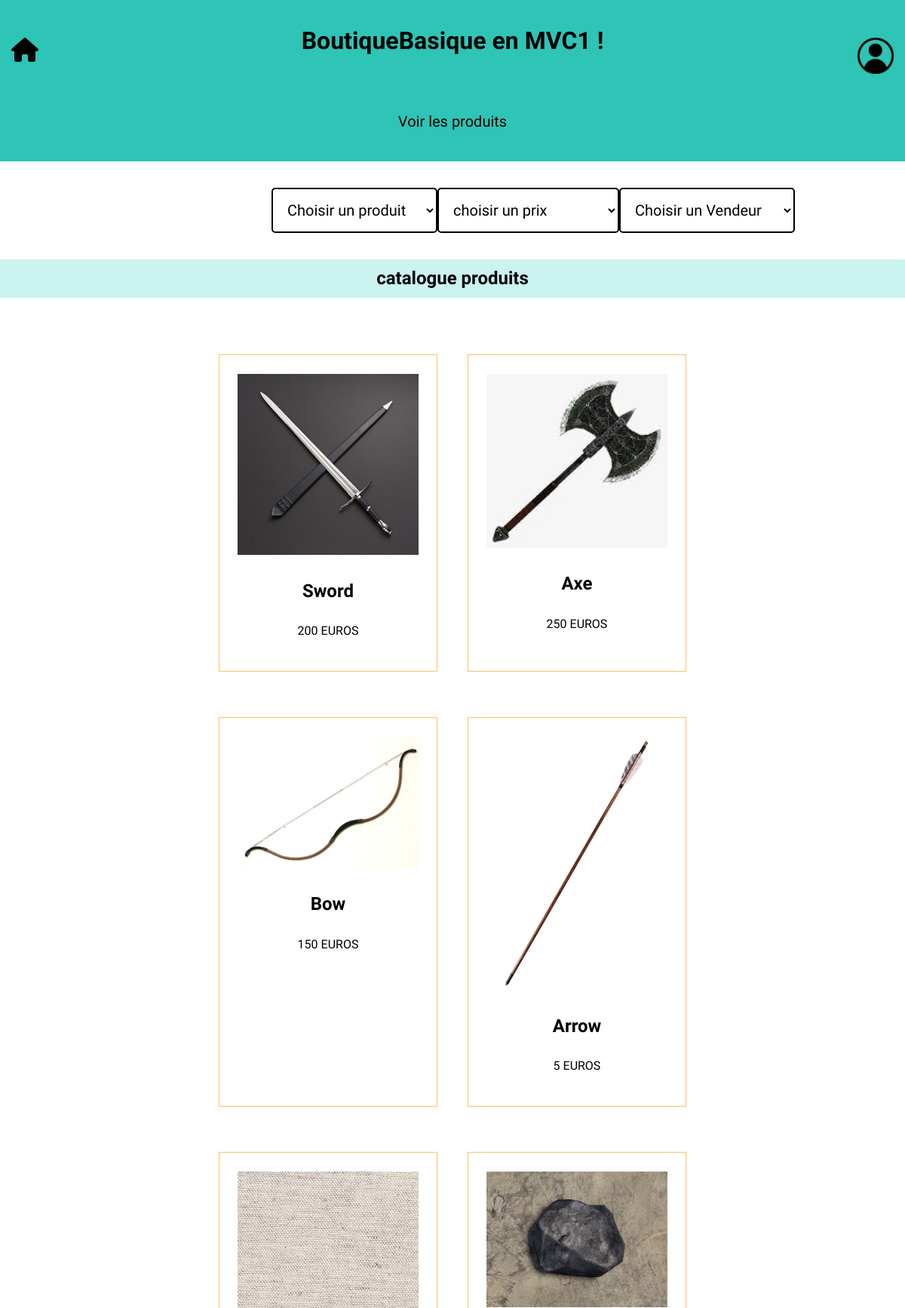
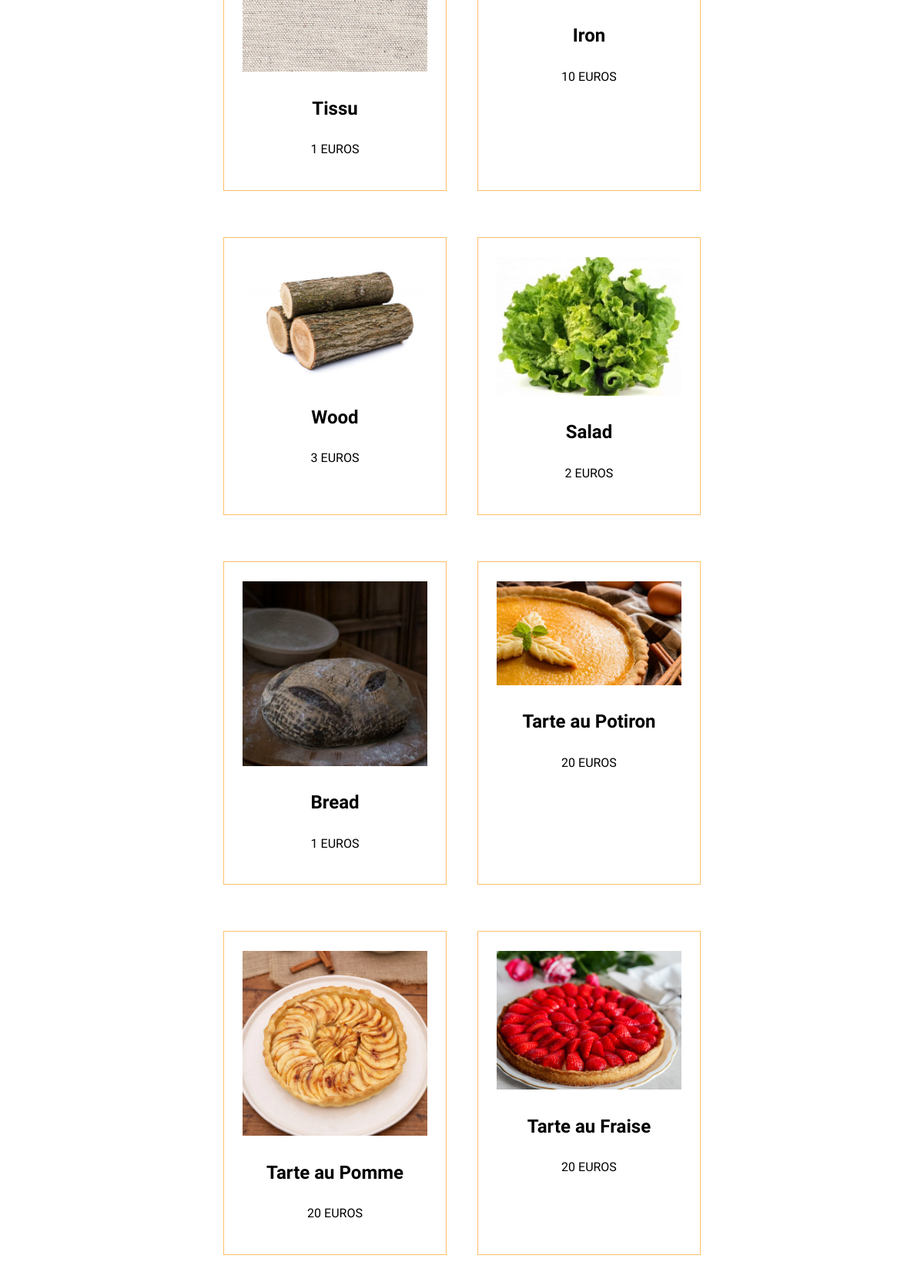
Page /controllers/Controller.php?todo=afficherProduits (upper part) on the committed database (2 pictures, top to bottom).
### tables this page shows
CREATE TABLE `produit` (
                           `PRODUIT_ID` int(11) NOT NULL,
                           `PRODUIT_NOM` varchar(50) NOT NULL,
                           `PRODUIT_PRIX` decimal(10,0) NOT NULL,
                           `PRODUIT_IMAGE` varchar(100) DEFAULT NULL,
                           `CATEGORY_ID` int(11) DEFAULT NULL
);

### controllers/ControllerProduit.php (called while the page is built, shortened)
<?php
require('../models/dao/DaoProduit.php');
class ControllerProduit
{
    private $daoProduit;
    public function __construct()
    {
        $this->daoProduit = new DaoProduit();
        $this->recherche = $this->daoProduit->rechercheProduit();
    }
    public function showAll()
    {
        $recherche = $this->daoProduit->rechercheProduit();
        $contenu = $this->daoProduit->afficherProduits();
        require('../views/Layout.php');
    }
}

### models/Produit.php (called while the page is built, shortened)
<?php
class Produit
{
    private int $produitId;
    private string $produitNom;
    private float $produitPrix;
    private string $produitImage;
    public function setProduitId(int $produitId): void
    {
        $this->produitId = $produitId;
    }
    public function getProduitId(): int
    {
        return $this->produitId;
    }
    public function getProduitNom(): string
    {
        return $this->produitNom;
    }
    public function setProduitNom(string $produitNom): void
    {
        $this->produitNom = $produitNom;
    }
    public function getProduitPrix(): float
    {
        return $this->produitPrix;
    }
    public function setProduitPrix(float $produitPrix): void
    {
        if ($produitPrix >= 0) {
            $this->produitPrix = $produitPrix;
        } else {
            echo "LE PRIX DOIT ETRE SUPERIEUR A ZERO";
        }
    }
    public function getProduitImage(): string
    {
        return $this->produitImage;
    }
    public function setProduitImage(string $produitImage): void
    {
        $this->produitImage = $produitImage;
    }
}

### models/dao/DaoProduit.php (the view, shortened to what this page needs)
<?php
require_once('../models/Produit.php');
require_once('DaoCategoryProduit.php');
class DaoProduit
{
    private $maConnection;
    public function __construct()
    {
        $this->maConnection = new PDO('mysql:host=' . HOST . ';dbname=' . DATABASE . ';charset=utf8;', USER, PASSWORD);
        $this->maConnection->setAttribute(PDO::ATTR_ERRMODE, PDO::ERRMODE_EXCEPTION);
    }
    function resultToObjects($result)
    {
        $listProduits = array();
        foreach ($result as $row) {
            $produit = new Produit($row['PRODUIT_ID'], $row['PRODUIT_NOM'], $row['PRODUIT_PRIX'], $row['PRODUIT_IMAGE']);
            array_push($listProduits, $produit);
        }
        return $listProduits;
    }
    function getAll(): array
    {
        $query = $this->maConnection->prepare("SELECT PRODUIT_ID, PRODUIT_NOM,PRODUIT_PRIX ,PRODUIT_IMAGE FROM produit");
        $query->execute();
        $result = $query->fetchAll();
        return $this->resultToObjects($result);
    }
    function afficherProduits($produitId = null): string
    {
        $lesProduits = array();
        if($produitId !== null ){
            $lesProduits = $this->getProduitById($produitId);
        }
        else if (!empty($_POST['prixProduit'])) {
            $lesProduits = $this->getProduitByPrix($_POST['prixProduit']);
        }else if (!empty($_POST['produitId'])) {
            $lesProduits = $this->getProduitById($_POST['produitId']);
        }else if (!empty($_POST['vendeur'])) {
        $lesProduits = $this->getProduitByVendeur($_POST['vendeur']);
        }
        else {
            $lesProduits = $this->getAll();
        }
        $contenu =
            "<section id='slogan'>
        <h2>Catalogue Produits</h2></div ></section><div id='menu'>";
        foreach ($lesProduits as $produit) {
            $contenu .= "<article class='article' >
            <div class='container' ><img class='image' src = '../assets/img/" . $produit->getProduitImage() . " ' alt=''></div >
             <h2 > " . $produit->getProduitNom() . "</h2 >
             <p > " . $produit->getProduitPrix() . " EUROS </p >
            <br>";
            $contenu .= "</article > ";
        }
        return $contenu;
    }
    function rechercheProduit(): string
    {
        $lesProduits = $this->getAll();
        $outilCategory = new DaoCategoryProduit();
        $rechercheVendeur = $outilCategory->rechercheVendeur();
        $recherche = "
<form name='searchProduct' action='../controllers/Controller.php' method='post' class='search-form'>
            <input type='hidden' name='todo' value='afficherProduits'>
    <label for='nomProduit' hidden></label>
    <select name='nomProduit' id='nomProduit' class='header-select' onchange='this.form.submit()'>
        <option value=''>Choisir un produit</option>";
        foreach ($lesProduits as $produit) {
            $recherche .= "<option value=" . $produit->getProduitId() . ">" . $produit->getProduitNom() . "</option>";
        }
        $recherche .= "</select>
   <label for='prixProduit' hidden></label>
 <select name='prixProduit' id='prixProduit' class='header-select' onchange='this.form.submit()'>
                            <option value='' >choisir un prix</option>
                            <option value='50'  >Moins de 50 euros</option>
                            <option value='100' >Moins de 100 euros</option>
                            <option value='200' >Moins de 200 euros</option>
                            <option value='300' >Moins de 300 euros</option>
                            <option value='500' >Moins de 500 euros</option>
                            <option value='800' >Moins de 800 euros</option>
                            <option value='1000' >Moins de 1000 euros</option>
                            <option value='2000' >Moins de 2000 euros</option>
                           <option value='5000' >Moins de 5000 euros</option>
                         </select>";
        $recherche .= $rechercheVendeur;
        $recherche .= "
</form>";
        return $recherche;
    }
}

### controllers/Controller.php (shortened to what this page needs)
<?php
require('ControllerProduit.php');
$cp = new ControllerProduit();
if (isset($_GET['todo'])) {
    switch ($_GET['todo']) {
        case "afficherProduits":
            $cp->showAll();
            break;
    }
}

### models/dao/DaoCategoryProduit.php (shortened to what this page needs)
<?php
class DaoCategoryProduit
{
    private $maConnection;
    public function __construct()
    {
        $this->maConnection = new PDO('mysql:host=' . HOST . ';dbname=' . DATABASE . ';charset=utf8;', USER, PASSWORD);
        $this->maConnection->setAttribute(PDO::ATTR_ERRMODE, PDO::ERRMODE_EXCEPTION);
    }
    function resultToObjects($result)
    {
        $listCategory = array();
        foreach ($result as $row) {
            $category = new CategoryProduit($row['CATEGORY_ID'], $row['CATEGORY_NAME'], $row['CATEGORY_LOGO']);
            array_push($listCategory, $category);
        }
        return $listCategory;
    }
    function getAll(): array
    {
        $query = $this->maConnection->prepare("SELECT CATEGORY_ID , CATEGORY_NAME,CATEGORY_LOGO
                                    FROM categoryproduit");
        $query->execute();
        $result = $query->fetchAll();
        return $this->resultToObjects($result);
    }
    function rechercheVendeur()
    {
        $lesCategory = $this->getAll();
        $recherche = "
    <label for='vendeur' hidden></label>
    <select name='vendeur' id='nomProduit' class='header-select' onchange='this.form.submit()'>
        <option value=''>Choisir un Vendeur</option>";
        foreach ($lesCategory as $category) {
            $recherche .= "<option value=" . $category->getCategoryId() . ">" . $category->getCategoryName() . "</option>";
        }
        $recherche .= "</select>";
        return $recherche;
    }
}

### views/header.php (shortened to what this page needs)
<!DOCTYPE html>
<html lang="fr">
<head>
    <link rel="stylesheet" href="../assets/css/header.css">
    <link rel="stylesheet" href="../assets/css/normalize.css">
    <link rel="stylesheet" href="../assets/css/style.css">
</head>
<body>
<header>
    <a href="../index.php"><img src="../assets/img/house-solid.svg" alt="house" id="house"></a>
    <?php
    if (!isset($_SESSION["client"])) {
        echo '<a href="../views/Login.php"><img src="../assets/img/profil.png" alt="#" id="profil"></a>';
    }else if (isset($_SESSION['panier'])){
        $qte= 0;
        for ($i = 0; $i < count($_SESSION['panier']['produitId']); $i++) {
            $qte += $_SESSION['panier']['qte'][$i];
        }
        echo '<a href="../controllers/Controller.php?todo=montrerPanier"><img src="../assets/img/panier.svg" alt="voir mon panier" id="profil"> <div id="quantityPanier">'. $qte . '</div></a>';
    }else{
        echo '<a href="../controllers/Controller.php?todo=montrerPanier"><img src="../assets/img/panier.svg" alt="voir mon panier" id="profil"> </a>';
    }
    ?>
    <h1>BoutiqueBasique en MVC1 !</h1>
    <nav>
        <ul>
            <li>
                <a href='../controllers/Controller.php?todo=afficherProduits'>Voir les produits</a>
            </li>
        </ul>
    </nav>
</header>

### views/Layout.php (shortened to what this page needs)
<?php
include("header.php");
?>
<main>
    <?php
    if (isset($recherche)) {
        echo $recherche;
    }
    if (isset($contenu)) {
        echo $contenu;
    }
    ?>
</main>
</body>
</html>

### assets/css/header.css (style rules this page uses)
ul { display: flex; justify-content: space-evenly; width: 100%; margin: 26px; }
li a { text-decoration: none; color: black; font-size: 20px; }
li { padding: 15px 0; list-style: none; }

### assets/css/style.css (style rules this page uses)
* { box-sizing: border-box; margin: 0; padding: 0; }
body { font-family: 'Capriola', sans-serif; }
header, footer { min-height: 10vw; background-color: #2ec4b6; text-align: center; }
h1, small { padding: 3vw 0; font-family: 'Fascinate', cursive; margin: 0; }
#slogan { background-color: #CBF3F0; }
#nomClient, #nomProduit, #prixProduit, #nomCommande { border-radius: 5px; border: 2px solid; }
#slogan h2 { text-transform: lowercase; padding: 1vw; text-align: center; margin: 0; }
select { margin: 15px auto; padding: 15px; background-color: white; }
h2 { margin: 30px; text-align: center; }
#menu { display: flex; justify-content: space-around; flex-wrap: wrap; width: 60%; padding: 30px; margin: 15px auto; }
nav { display: flex; justify-content: center; }
#house { width: 3%; position: fixed; left: 0; margin: 50px 15px; }
#profil { width: 4%; position: fixed; right: 0; margin: 50px 15px; }
.article { border: 1px solid #FFBF69; padding: 25px; margin: 30px auto; display: flex; width: 44%; flex-direction: column; align-items: center; }
.container { width: 20vw; overflow: hidden; }
form:not(#formCreate, #formDelete, #formLogin) { width: 40%; margin: 20px auto; font-size: 20px !important; display: flex; }
img { object-fit: cover; width: 100%; }

### rows in the picture
produit: PRODUIT_IMAGE (picture), PRODUIT_NOM "Sword", PRODUIT_PRIX "200"
produit: PRODUIT_IMAGE (picture), PRODUIT_NOM "Axe", PRODUIT_PRIX "250"
produit: PRODUIT_IMAGE (picture), PRODUIT_NOM "Bow", PRODUIT_PRIX "150"
produit: PRODUIT_IMAGE (picture), PRODUIT_NOM "Arrow", PRODUIT_PRIX "5"
produit: PRODUIT_IMAGE (picture), PRODUIT_NOM "Tissu", PRODUIT_PRIX "1"
produit: PRODUIT_IMAGE (picture), PRODUIT_NOM "Iron", PRODUIT_PRIX "10"
produit: PRODUIT_IMAGE (picture), PRODUIT_NOM "Wood", PRODUIT_PRIX "3"
produit: PRODUIT_IMAGE (picture), PRODUIT_NOM "Salad", PRODUIT_PRIX "2"
produit: PRODUIT_IMAGE (picture), PRODUIT_NOM "Bread", PRODUIT_PRIX "1"
produit: PRODUIT_IMAGE (picture), PRODUIT_NOM "Tarte au Potiron", PRODUIT_PRIX "20"
produit: PRODUIT_IMAGE (picture), PRODUIT_NOM "Tarte au Pomme", PRODUIT_PRIX "20"
produit: PRODUIT_IMAGE (picture), PRODUIT_NOM "Tarte au Fraise", PRODUIT_PRIX "20"
